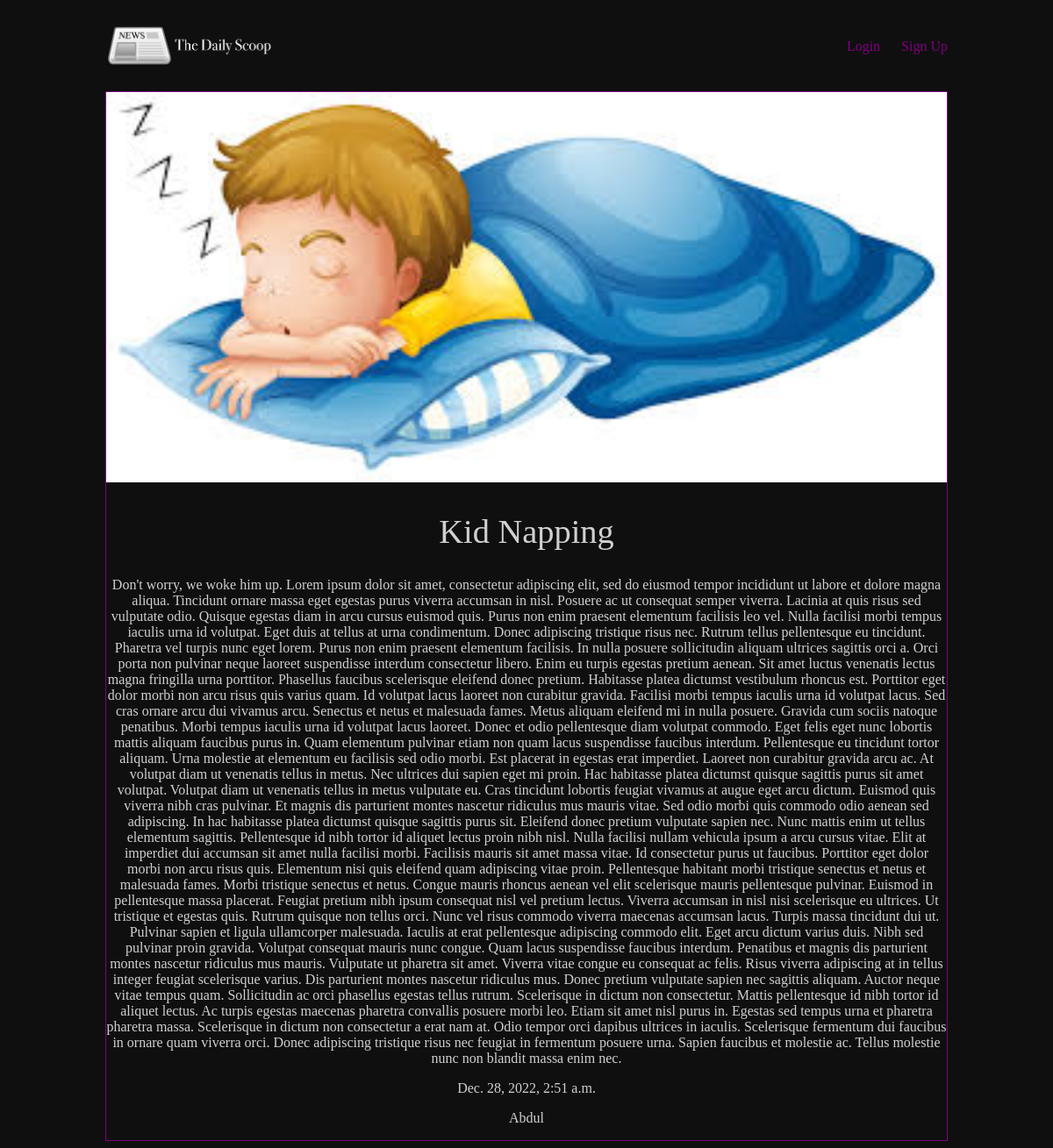
Screenshot of /articles/kid-napping with the database file from the repository.
### articles/models.py (models this page shows, shortened)
class Article(models.Model):
  title = models.CharField(max_length=128)
  slug = models.SlugField(max_length=128)
  body = models.TextField()
  date = models.DateTimeField(auto_now_add=True)
  thumbnail = models.ImageField(default='default.png', blank=True)
  author = models.ForeignKey(User, default=None, on_delete=models.SET_DEFAULT)
  wordCount = models.IntegerField(default=0)

### articles/views.py (the view)
# urls.py: path('<slug:slug>', views.article_detail, name="detail") #specific article page
def article_detail(req, slug):
  article = Article.objects.get(slug=slug)
  return render(req, 'articles/article_detail.html', {'article': article})

### articles/templates/articles/article_detail.html
{% extends 'base.html' %}
{% block content %}
  <div class="article-detail">
    <div class="article">
      <img src="{{ article.thumbnail.url }}">
      <h1>{{ article.title }}</h1>
      <p>{{ article.body }}</p>
      <p>{{ article.date }}</p>
      <p>{{ article.author }}</p>
    </div>
  </div>
{% endblock %}

### assets/style.css (style rules this page uses)
body { background-color: #0f0f0f; background-repeat: no-repeat; color: rgb(208, 208, 208); }
body * { font-family: Ubuntu; }
h1, h2, h3, h4, h5 { font-weight: normal; margin: 0; }
div.wrapper h1 { text-align: center; margin: 30px auto; font-size: 2.4em; }
.article { padding: 10px; border: 1px solid purple; position: relative; padding-bottom: 40px; }
.article-detail .article { padding: 0 }
.article-detail .article img { width: 100% }
.article-detail .article p { text-align: center; }

### rows the page displays
Article: thumbnail (picture), title "Kid Napping", body "Don't worry, we woke him up. Lorem ipsum dolor sit amet, consectetur adipiscing elit, sed do eiusmod tempor incididunt ut labore et dolore magna aliqua. Tincidunt ornare massa eget egestas purus viverra accumsan in nisl. Posuere ac ut consequat semper viverra. Lacinia at quis risus sed vulputate odio. Quisque egestas diam in arcu cursus euismod quis. Purus non enim praesent elementum facilisis leo vel. Nulla facilisi morbi tempus iaculis urna id volutpat. Eget duis at tellus at urna condimentum. Donec adipiscing tristique risus nec. Rutrum tellus pellentesque eu tincidunt. Pharetra vel turpis nunc eget lorem. Purus non enim praesent elementum facilisis. In nulla posuere sollicitudin aliquam…", date "Dec. 28, 2022, 2:51 a.m.", author "Abdul"
